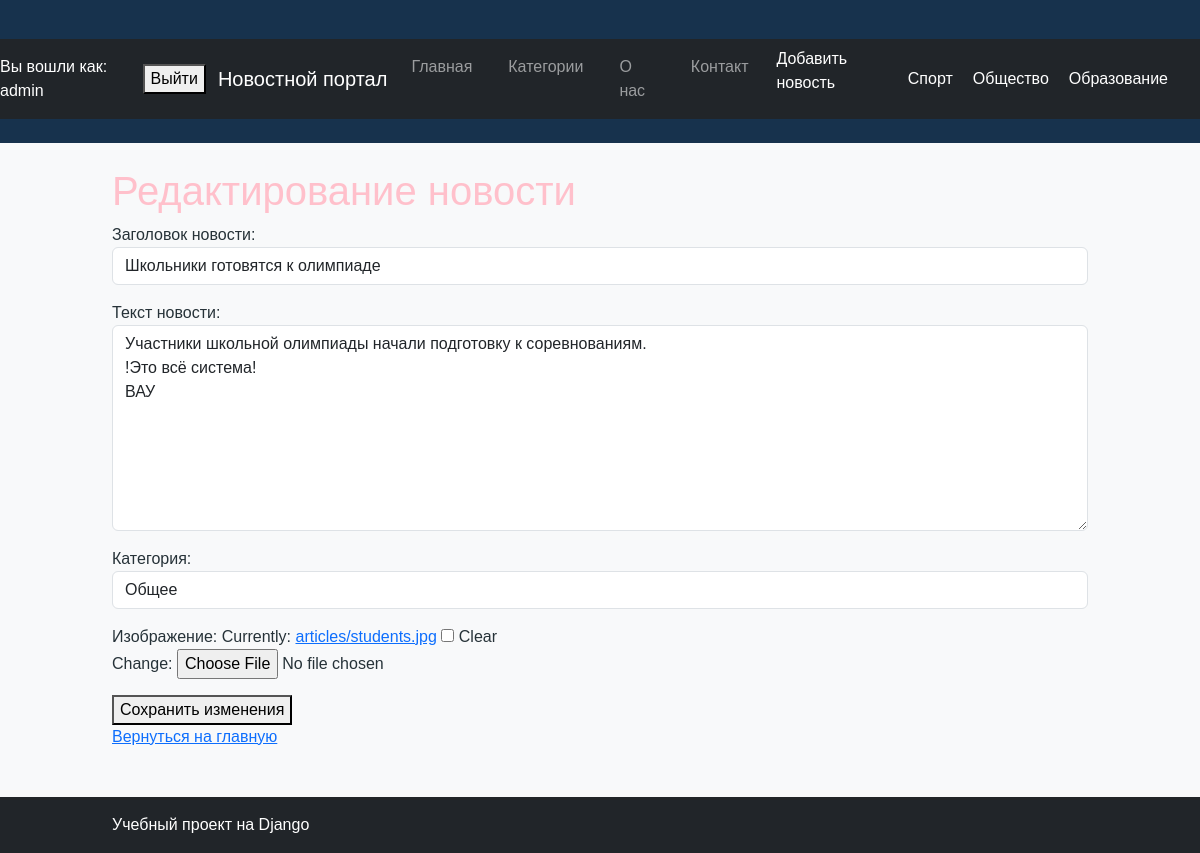
The app's page /article/2/edit/ (signed in) with its own data.
### news/models.py (models this page shows, shortened)
class Article(models.Model):
    title = models.CharField(
        max_length=200,
        verbose_name="Заголовок",
    )
    content = models.TextField(
        verbose_name="Текст новости",
    )
    created_at = models.DateTimeField(
        auto_now_add=True,
        verbose_name="Дата создания",
    )
    is_published = models.BooleanField(
        default=False,
        verbose_name="Опубликована",
    )
    author = models.CharField(
        max_length=100,
        default="Редакция",
        verbose_name="Автор",
    )
    category = models.CharField(
        max_length=100,
        default="Общее",
        verbose_name="Категория",
    )
    image = models.ImageField(
        upload_to="articles/",
        blank=True,
        null=True,
        verbose_name="Изображение"
    )
    is_active = models.BooleanField(
        default=True,
        verbose_name="Активна",
    )

### news/views.py (the view)
@login_required
@permission_required("news.change_article", raise_exception=True)
def edit_article(request, article_id):
    article = get_object_or_404(
        Article,
        id=article_id
    )
    if request.method == "POST":
        form = ArticleForm(
            request.POST,
            request.FILES,
            instance=article
        )
        if form.is_valid():
            article = form.save()
            if article.is_published:
                return redirect(
                    "article_detail",
                    article_id=article.id
                )
            return redirect("home")
    else:
        form = ArticleForm(instance=article)
    context = {
        "form": form,
        "article": article,
    }
    return render(
        request,
        "news/edit_article.html",
        context
    )

### news/forms.py
class ArticleForm(forms.ModelForm):
    class Meta:
        model = Article
        fields = [
            "title",
            "content",
            "category",
            "image",
        ]
        labels = {
            "title": "Заголовок новости",
            "content": "Текст новости",
            "category": "Категория",
        }
        widgets = {
            "title": forms.TextInput(
                attrs={
                    "class": "form-control",
                    "placeholder": "Введите заголовок новости",
                }
            ),
            "content": forms.Textarea(
                attrs={
                    "class": "form-control",
                    "rows": 8,
                    "placeholder": "Введите текст новости",
                }
            ),
            "category": forms.TextInput(
                attrs={
                    "class": "form-control",
                    "placeholder": "Например: Спорт",
                }
            ),
        }

### news/templates/news/edit_article.html (shortened to what this page needs)
{% extends "news/base.html" %}
{% block content %}
<h1>Редактирование новости</h1>
<form method="POST"
      enctype="multipart/form-data">
    {{ form.as_p }}
    <button type="submit">
        Сохранить изменения
    </button>
</form>
<a href="{% url 'home' %}">
    Вернуться на главную
</a>
{% endblock %}

### news/templates/news/base.html (shortened to what this page needs)
{% load static %}
<!DOCTYPE html>
<html lang="ru">
<head>
    <link
        href="https://cdn.jsdelivr.net/npm/bootstrap@5.3.8/dist/css/bootstrap.min.css"
        rel="stylesheet"
>
    <link rel="stylesheet" href="{% static 'news/style.css' %}">
</head>
<body class="bg-light">
<header>
    <nav class="navbar navbar-expand-lg navbar-dark bg-dark">
        {% if user.is_authenticated %}
            <span>
                Вы вошли как: {{ user.username }}
            </span>
            <form
                method="POST"
                action="{% url 'logout' %}"
                style="display: inline;"
            >
                <button type="submit">
                    Выйти
                </button>
            </form>
        {% else %}
            <a href="{% url 'login' %}">
                Войти
            </a>
        {% endif %}
        <div class="container">
            <a class="navbar-brand" href="{% url 'home' %}">
                Новостной портал
            </a>
            <div class="navbar-nav">
                <a class="nav-link" href="{% url 'home' %}">
                    Главная
                </a>
                <a class="nav-link" href="{% url 'category' %}">
                    Категории
                </a>
                <a class="nav-link" href="{% url 'about' %}">
                    О нас
                </a>
                <a class="nav-link" href="{% url 'contact' %}">
                    Контакт
                </a>
                {% if user.is_authenticated %}
                    <a href="{% url 'add_article' %}">
                        Добавить новость
                    </a>
                {% endif %}
            </div>
            <a class="nav-link" href="{% url 'category_detail' category_name='Спорт' %}">
                Спорт
            </a>
            <a class="nav-link" href="{% url 'category_detail' category_name='Общество' %}">
                Общество
            </a>
            <a class="nav-link" href="{% url 'category_detail' category_name='Образование' %}">
                Образование
            </a>
        </div>
    </nav>
</header>
<main class="container py-4">
    {% block content %}
    {% endblock %}
</main>
<footer class="bg-dark text-white py-3 mt-4">
    <div class="container">
        <p class="mb-0">Учебный проект на Django</p>
    </div>
</footer>
</body>
</html>

### news/static/news/style.css (style rules this page uses)
body { margin: 0; background-color: #f3f5f7; color: #263238; font-family: Arial, sans-serif; }
header { background-color: #17324d; color: white; padding: 24px 0px; }
h1 { color: pink; }
.container { width: 90%; max-width: 1000px; margin: 0 auto; }
nav { margin-top: 15px; }
nav a { color: white; text-decoration: none; margin-right: 20px; transition: color 0.3s ease; }
main { padding-top: 25px; padding-bottom: 40px; }
footer { background-color: #e1e7ec; padding: 20px 0; color: #455a64; }

### records on screen
Article: title "Школьники готовятся к олимпиаде", content "Участники школьной олимпиады начали подготовку к соревнованиям. !Это всё система! ВАУ", category "Общее"

### other values on screen
{{ user.username }} "admin"
